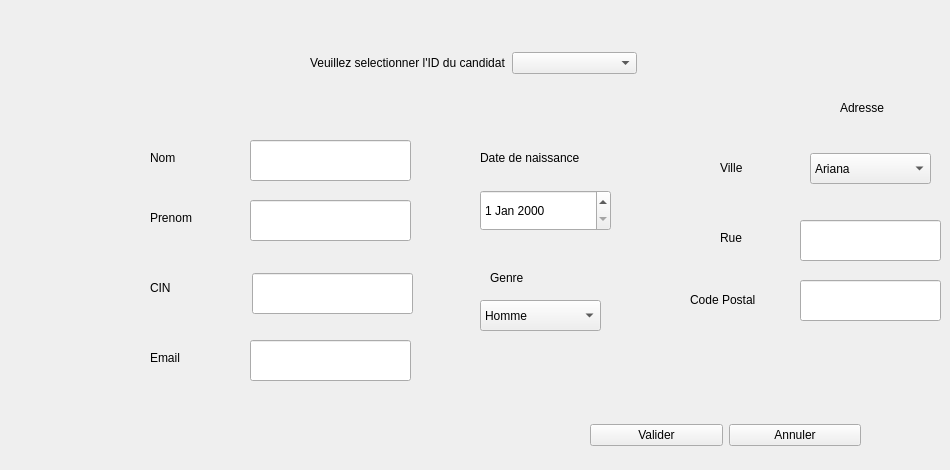
   <widget class="QWidget" name="page_5">
    <widget class="QLabel" name="label_modif_nom">
     <property name="geometry">
      <rect>
       <x>150</x>
       <y>150</y>
       <width>51</width>
       <height>16</height>
      </rect>
     </property>
     <property name="styleSheet">
      <string notr="true">font: 75 9pt &quot;MS Shell Dlg 2&quot;;</string>
     </property>
     <property name="text">
      <string>Nom</string>
     </property>
    </widget>
    <widget class="QLabel" name="label_modif_prenom">
     <property name="geometry">
      <rect>
       <x>150</x>
       <y>210</y>
       <width>56</width>
       <height>16</height>
      </rect>
     </property>
     <property name="styleSheet">
      <string notr="true">font: 75 9pt &quot;MS Shell Dlg 2&quot;;</string>
     </property>
     <property name="text">
      <string>Prenom</string>
     </property>
    </widget>
    <widget class="QLabel" name="label_modif_cin">
     <property name="geometry">
      <rect>
       <x>150</x>
       <y>280</y>
       <width>56</width>
       <height>16</height>
      </rect>
     </property>
     <property name="styleSheet">
      <string notr="true">font: 75 9pt &quot;MS Shell Dlg 2&quot;;</string>
     </property>
     <property name="text">
      <string>CIN</string>
     </property>
    </widget>
    <widget class="QLabel" name="label_modif_email">
     <property name="geometry">
      <rect>
       <x>150</x>
       <y>350</y>
       <width>56</width>
       <height>16</height>
      </rect>
     </property>
     <property name="styleSheet">
      <string notr="true">font: 75 9pt &quot;MS Shell Dlg 2&quot;;</string>
     </property>
     <property name="text">
      <string>Email</string>
     </property>
    </widget>
    <widget class="QLabel" name="label_modif_genre">
     <property name="geometry">
      <rect>
       <x>490</x>
       <y>270</y>
       <width>51</width>
       <height>16</height>
      </rect>
     </property>
     <property name="styleSheet">
      <string notr="true">font: 75 9pt &quot;MS Shell Dlg 2&quot;;</string>
     </property>
     <property name="text">
      <string>Genre</string>
     </property>
    </widget>
    <widget class="QLabel" name="label_modif_dateNaissance">
     <property name="geometry">
      <rect>
       <x>480</x>
       <y>150</y>
       <width>131</width>
       <height>16</height>
      </rect>
     </property>
     <property name="styleSheet">
      <string notr="true">font: 75 9pt &quot;MS Shell Dlg 2&quot;;</string>
     </property>
     <property name="text">
      <string>Date de naissance</string>
     </property>
    </widget>
    <widget class="QLabel" name="label_modif_adresse">
     <property name="geometry">
      <rect>
       <x>840</x>
       <y>100</y>
       <width>56</width>
       <height>16</height>
      </rect>
     </property>
     <property name="styleSheet">
      <string notr="true">font: 75 9pt &quot;MS Shell Dlg 2&quot;;</string>
     </property>
     <property name="text">
      <string>Adresse</string>
     </property>
    </widget>
    <widget class="QLabel" name="label_modif_ville">
     <property name="geometry">
      <rect>
       <x>720</x>
       <y>160</y>
       <width>51</width>
       <height>16</height>
      </rect>
     </property>
     <property name="styleSheet">
      <string notr="true">font: 75 9pt &quot;MS Shell Dlg 2&quot;;</string>
     </property>
     <property name="text">
      <string>Ville</string>
     </property>
    </widget>
    <widget class="QLabel" name="label_modif_rue">
     <property name="geometry">
      <rect>
       <x>720</x>
       <y>230</y>
       <width>56</width>
       <height>16</height>
      </rect>
     </property>
     <property name="styleSheet">
      <string notr="true">font: 75 9pt &quot;MS Shell Dlg 2&quot;;</string>
     </property>
     <property name="text">
      <string>Rue</string>
     </property>
    </widget>
    <widget class="QLabel" name="label_modif_codePostal">
     <property name="geometry">
      <rect>
       <x>690</x>
       <y>290</y>
       <width>81</width>
       <height>20</height>
      </rect>
     </property>
     <property name="styleSheet">
      <string notr="true">font: 75 9pt &quot;MS Shell Dlg 2&quot;;</string>
     </property>
     <property name="text">
      <string>Code Postal</string>
     </property>
    </widget>
    <widget class="QLineEdit" name="lineEdit_modif_nom">
     <property name="geometry">
      <rect>
       <x>250</x>
       <y>140</y>
       <width>161</width>
       <height>41</height>
      </rect>
     </property>
    </widget>
    <widget class="QLineEdit" name="_modif_prenom">
     <property name="geometry">
      <rect>
       <x>250</x>
       <y>200</y>
       <width>161</width>
       <height>41</height>
      </rect>
     </property>
    </widget>
    <widget class="QLineEdit" name="lineEdit_modif_cin">
     <property name="geometry">
      <rect>
       <x>252</x>
       <y>273</y>
       <width>161</width>
       <height>41</height>
      </rect>
     </property>
    </widget>
    <widget class="QLineEdit" name="lineEdit_modif_email">
     <property name="geometry">
      <rect>
       <x>250</x>
       <y>340</y>
       <width>161</width>
       <height>41</height>
      </rect>
     </property>
    </widget>
    <widget class="QDateEdit" name="dateEdit_modif_dateNaissance">
     <property name="geometry">
      <rect>
       <x>480</x>
       <y>190</y>
       <width>131</width>
       <height>41</height>
      </rect>
     </property>
    </widget>
    <widget class="QComboBox" name="comboBox_genre_modif">
     <property name="geometry">
      <rect>
       <x>480</x>
       <y>300</y>
       <width>121</width>
       <height>31</height>
      </rect>
     </property>
     <item>
      <property name="text">
       <string>Homme</string>
      </property>
     </item>
     <item>
      <property name="text">
       <string>Femme</string>
      </property>
     </item>
    </widget>
    <widget class="QLineEdit" name="lineEdit_modif_rue">
     <property name="geometry">
      <rect>
       <x>800</x>
       <y>220</y>
       <width>141</width>
       <height>41</height>
      </rect>
     </property>
    </widget>
    <widget class="QLineEdit" name="lineEdit_modif_codePostal">
     <property name="geometry">
      <rect>
       <x>800</x>
       <y>280</y>
       <width>141</width>
       <height>41</height>
      </rect>
     </property>
    </widget>
    <widget class="QComboBox" name="comboBox_modif_ville">
     <property name="geometry">
      <rect>
       <x>810</x>
       <y>153</y>
       <width>121</width>
       <height>31</height>
      </rect>
     </property>
     <item>
      <property name="text">
       <string>Ariana</string>
      </property>
     </item>
     <item>
      <property name="text">
       <string>Tunis</string>
      </property>
     </item>
     <item>
      <property name="text">
       <string>Kairouan</string>
      </property>
     </item>
    </widget>
    <widget class="QPushButton" name="pushButton_precendent_modifCandidat">
     <property name="geometry">
      <rect>
       <x>40</x>
       <y>30</y>
       <width>51</width>
       <height>31</height>
      </rect>
     </property>
     <property name="styleSheet">
      <string notr="true">background-color: transparent; border: 0px </string>
     </property>
     <property name="text">
      <string/>
     </property>
     <property name="icon">
      <iconset resource="resources.qrc">
       <normaloff>:/new/prefix1/resources/icons8-annuler-48.png</normaloff>:/new/prefix1/resources/icons8-annuler-48.png</iconset>
     </property>
     <property name="iconSize">
      <size>
       <width>40</width>
       <height>40</height>
      </size>
     </property>
    </widget>
    <widget class="QWidget" name="layoutWidget">
     <property name="geometry">
      <rect>
       <x>310</x>
       <y>50</y>
       <width>327</width>
       <height>26</height>
      </rect>
     </property>
     <layout class="QHBoxLayout" name="horizontalLayout_4">
      <item>
       <widget class="QLabel" name="label_modifi">
        <property name="styleSheet">
         <string notr="true">font: 75 9pt &quot;MS Shell Dlg 2&quot;;</string>
        </property>
        <property name="text">
         <string>Veuillez selectionner l'ID du candidat</string>
        </property>
       </widget>
      </item>
      <item>
       <widget class="QComboBox" name="comboBox_id_modifierCandidat"/>
      </item>
     </layout>
    </widget>
    <widget class="QWidget" name="layoutWidget">
     <property name="geometry">
      <rect>
       <x>590</x>
       <y>410</y>
       <width>271</width>
       <height>51</height>
      </rect>
     </property>
     <layout class="QHBoxLayout" name="horizontalLayout_5">
      <item>
       <widget class="QPushButton" name="pushButton_valider_modifCandidat">
        <property name="text">
         <string>Valider</string>
        </property>
       </widget>
      </item>
      <item>
       <widget class="QPushButton" name="pushButton_cancelmodifCandiat">
        <property name="text">
         <string>Annuler</string>
        </property>
       </widget>
      </item>
     </layout>
    </widget>
   </widget>
